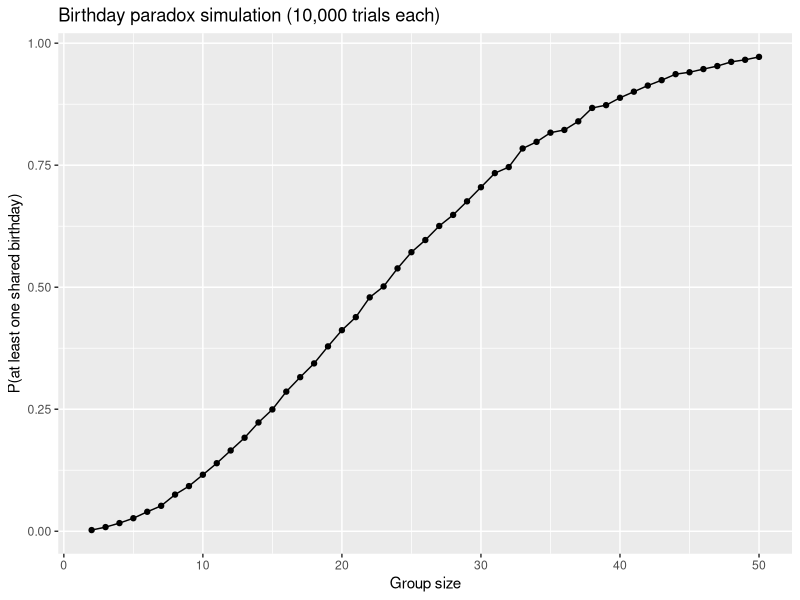
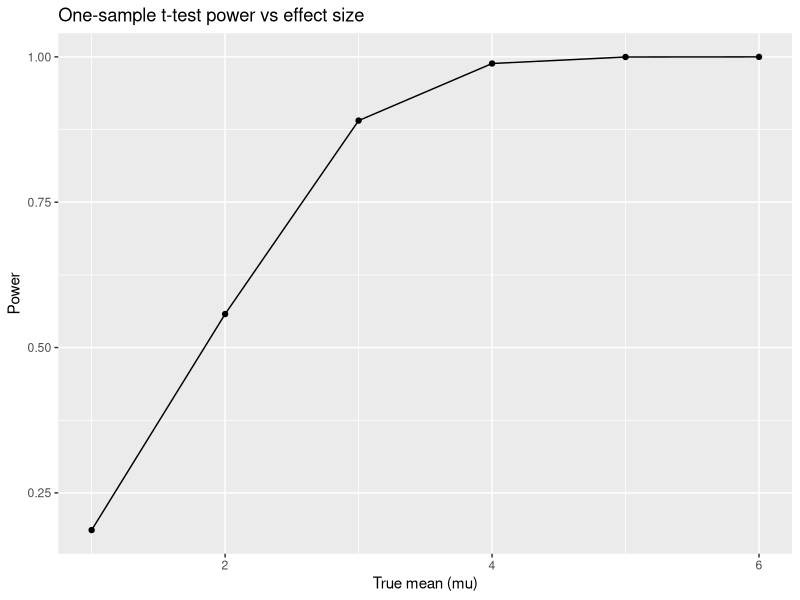

The R source for these figures, in order:
## ---- chunk 1
knitr::opts_chunk$set(echo = TRUE)
library(tidyverse) 
set.seed(1)
## ---- chunk 2
has_match_once = function(n) {
  bdays = sample(1:365, size = n, replace = TRUE)
  any(duplicated(bdays))
}

sim_p1 = tibble(group_size = 2:50) |>
  mutate(
    trials = map(group_size, \(g) replicate(10000, has_match_once(g))),
    prob   = map_dbl(trials, \(x) mean(x))
  )

sim_p1 |>
  ggplot(aes(x = group_size, y = prob)) +
  geom_line() +
  geom_point() +
  labs(x = "Group size", y = "P(at least one shared birthday)",
       title = "Birthday paradox simulation (10,000 trials each)")
## ---- chunk 3
n     = 30
sigma = 5
alpha = 0.05
mu_grid = c(1,2,3,4,5,6)

one_trial = function(mu) {
  x = rnorm(n, mean = mu, sd = sigma)
  tt = t.test(x, mu = 0)
  tibble(
    mu_hat   = unname(tt$estimate),  
    p_value  = tt$p.value
  )
}
## ---- chunk 4
sim_p2 = expand_grid(mu_true = mu_grid, iter = 1:5000) |>
  mutate(res = map(mu_true, one_trial)) |>
  unnest(res)
## ---- chunk 5
power_df = sim_p2 |>
  group_by(mu_true) |>
  summarize(power = mean(p_value < alpha), .groups = "drop")

power_df |>
  ggplot(aes(x = mu_true, y = power)) +
  geom_line() + geom_point() +
  labs(x = "True mean (mu)", y = "Power",
       title = "One-sample t-test power vs effect size")
